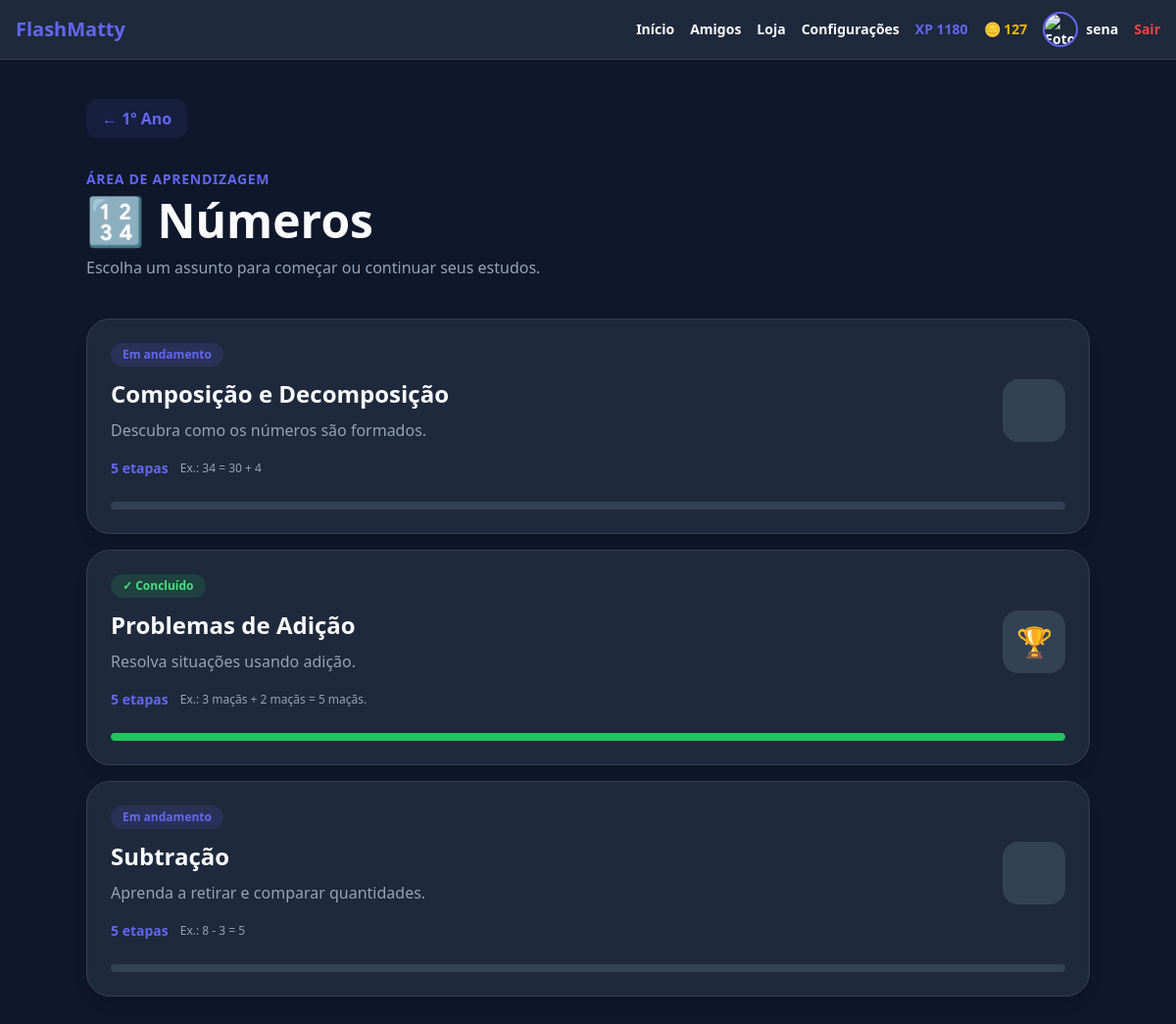
The page /ano/1-ano/tema/numeros (signed in) on the database its author committed.
### models.py (models this page shows, shortened)
class Usuario(UserMixin, db.Model):
    __tablename__ = "usuario"
    id = db.Column(
        db.Integer,
        primary_key=True
    )
    nome = db.Column(
        db.String(80),
        nullable=False
    )
    username = db.Column(
        db.String(40),
        unique=True,
        nullable=False
    )
    senha = db.Column(
        db.String(255),
        nullable=False
    )
    xp = db.Column(
        db.Integer,
        nullable=False,
        default=0
    )
    moedas = db.Column(
        db.Integer,
        nullable=False,
        default=0
    )
    acertos = db.Column(
        db.Integer,
        nullable=False,
        default=0
    )
    erros = db.Column(
        db.Integer,
        nullable=False,
        default=0
    )
    criado_em = db.Column(
        db.DateTime,
        nullable=False,
        default=datetime.utcnow
    )

class ProgressoAssunto(db.Model):
    __tablename__ = "progresso_assunto"
    id = db.Column(
        db.Integer,
        primary_key=True
    )
    usuario_id = db.Column(
        db.Integer,
        db.ForeignKey("usuario.id"),
        nullable=False
    )
    ano = db.Column(
        db.String(30),
        nullable=False
    )
    tema = db.Column(
        db.String(60),
        nullable=False
    )
    assunto = db.Column(
        db.String(100),
        nullable=False
    )
    concluido = db.Column(
        db.Boolean,
        nullable=False,
        default=False
    )
    __table_args__ = (
        db.UniqueConstraint(
            "usuario_id",
            "ano",
            "tema",
            "assunto",
            name="uq_progresso_assunto"
        ),
    )

### app.py (the view)
@app.route(
    "/ano/<ano_id>/tema/<tema_id>"
)
@login_required
def tema(
    ano_id,
    tema_id
):
    dados_ano = buscar_ano(
        ano_id
    )
    dados_tema = buscar_tema(
        dados_ano,
        tema_id
    )
    progressos = {}
    for assunto_id in dados_tema[
        "assuntos"
    ]:
        progressos[
            assunto_id
        ] = obter_progresso_assunto(
            ano_id,
            tema_id,
            assunto_id
        )
    return render_template(
        "tema.html",
        ano=
            dados_ano,
        ano_id=
            ano_id,
        tema=
            dados_tema,
        tema_id=
            tema_id,
        progressos=
            progressos
    )

### templates/tema.html (shortened to what this page needs)
{% extends "base.html" %}
{% block content %}
<div
    class="
        min-h-screen
        bg-slate-900
        text-white
        px-4
        py-10
    "
>
    <div
        class="
            max-w-5xl
            mx-auto
        "
    >
        <a
            href="{{ url_for('ano', ano_id=ano_id) }}"
            class="
                inline-flex
                items-center
                gap-2
                rounded-xl
                bg-indigo-500/10
                px-4
                py-2
                text-indigo-400
                font-black
                transition
                hover:bg-indigo-500/20
                hover:text-indigo-300
            "
        >
            ← {{ ano.nome }}
        </a>
        <div class="mt-8">
            <p
                class="
                    text-sm
                    uppercase
                    tracking-wider
                    font-black
                    text-indigo-400
                "
            >
                Área de aprendizagem
            </p>
            <h1
                class="
                    text-4xl
                    md:text-5xl
                    font-black
                    mt-2
                    text-white
                "
            >
                {{ tema.icone }}
                {{ tema.nome }}
            </h1>
            <p
                class="
                    mt-3
                    text-slate-400
                "
            >
                Escolha um assunto para começar ou continuar seus estudos.
            </p>
        </div>
        <div
            class="
                space-y-4
                mt-10
                pb-12
            "
        >
            {% for assunto_id, assunto in tema.assuntos.items() %}
                {% set progresso = progressos.get(assunto_id) %}
                <a
                    href="{{
                        url_for(
                            'assunto',
                            ano_id=ano_id,
                            tema_id=tema_id,
                            assunto_id=assunto_id
                        )
                    }}"
                    class="
                        group
                        block
                        bg-slate-800
                        border
                        border-slate-700
                        rounded-3xl
                        p-6
                        shadow-lg
                        transition
                        duration-300
                        hover:-translate-y-1
                        hover:border-indigo-500
                        hover:bg-indigo-600
                        hover:shadow-xl
                    "
                >
                    <div
                        class="
                            flex
                            items-center
                            justify-between
                            gap-5
                        "
                    >
                        <div
                            class="
                                min-w-0
                                flex-1
                            "
                        >
                            <div
                                class="
                                    mb-3
                                    flex
                                    flex-wrap
                                    items-center
                                    gap-2
                                "
                            >
                                {% if progresso and progresso.concluido %}
                                    <span
                                        class="
                                            inline-flex
                                            items-center
                                            rounded-full
                                            bg-green-500/15
                                            px-3
                                            py-1
                                            text-xs
                                            font-black
                                            text-green-400
                                            group-hover:bg-white/15
                                            group-hover:text-white
                                        "
                                    >
                                        ✓ Concluído
                                    </span>
                                {% else %}
                                    <span
                                        class="
                                            inline-flex
                                            items-center
                                            rounded-full
                                            bg-indigo-500/15
                                            px-3
                                            py-1
                                            text-xs
                                            font-black
                                            text-indigo-400
                                            group-hover:bg-white/15
                                            group-hover:text-white
                                        "
                                    >
                                        Em andamento
                                    </span>
                                {% endif %}
                            </div>
                            <h2
                                class="
                                    text-xl
                                    md:text-2xl
                                    font-black
                                    text-white
                                "
                            >
                                {{ assunto.nome }}
                            </h2>
                            <p
                                class="
                                    text-slate-400
                                    mt-2
                                    leading-relaxed
                                    group-hover:text-indigo-100
                                "
                            >
                                {{ assunto.descricao }}
                            </p>
                            <div
                                class="
                                    mt-4
                                    flex
                                    flex-wrap
                                    items-center
                                    gap-3
                                "
                            >
                                <span
                                    class="
                                        text-sm
                                        font-black
                                        text-indigo-400
                                        group-hover:text-white
                                    "
                                >
                                    {{ assunto.etapas|length }}
                                    {% if assunto.etapas|length == 1 %}
                                        etapa
                                    {% else %}
                                        etapas
                                    {% endif %}
                                </span>
                                {% if assunto.exemplo %}
                                    <span
                                        class="
                                            hidden
                                            sm:inline
                                            text-xs
                                            text-slate-500
                                            group-hover:text-indigo-200
                                        "
                                    >
                                        Ex.: {{ assunto.exemplo }}
                                    </span>
                                {% endif %}
                            </div>
                        </div>
                        <div
                            class="
                                shrink-0
                                w-16
                                h-16
                                rounded-2xl
                                bg-slate-700
                                flex
                                items-center
                                justify-center
                                text-3xl
                                transition
                                duration-300
                                group-hover:bg-white/15
                                group-hover:scale-110
                            "
                        >
                            {% if progresso and progresso.concluido %}
                                🏆
                            {% endif %}
                        </div>
                    </div>
                    <div
                        class="
                            mt-6
                            h-2
                            overflow-hidden
                            rounded-full
                            bg-slate-700
                            group-hover:bg-indigo-800
                        "
                    >
                        <div
    class="
        h-full
        rounded-full
        transition-all
        duration-500
        {% if progresso and progresso.concluido %}
            w-full
            bg-green-500
        {% else %}
            w-0
            bg-indigo-500
        {% endif %}
        group-hover:bg-white
    "
></div>
                    </div>
                </a>
            {% endfor %}
        </div>
    </div>
</div>
{% endblock %}

### templates/base.html (shortened to what this page needs)
<!DOCTYPE html>
<html lang="pt-BR">
<head>
    <script src="https://cdn.tailwindcss.com"></script>
</head>
<body
    class="
        app-body
        min-h-screen
    "
>
{% if current_user.is_authenticated %}
<header
    class="
        app-header
        border-b
        sticky
        top-0
        z-50
        backdrop-blur-xl
    "
>
    <div
        class="
            max-w-7xl
            mx-auto
            px-4
            py-3
            flex
            flex-wrap
            gap-4
            items-center
            justify-between
        "
    >
        <a
            href="{{ url_for('dashboard') }}"
            class="
                app-logo
                font-black
                text-xl
                transition
            "
        >
            FlashMatty
        </a>
        <nav
            class="
                flex
                flex-wrap
                items-center
                justify-end
                gap-3
                sm:gap-4
                text-sm
                font-bold
            "
        >
            <a
                href="{{ url_for('dashboard') }}"
                class="app-nav-link transition"
            >
                Início
            </a>
            <a
                href="{{ url_for('social.amigos') }}"
                class="
                    app-nav-link
                    relative
                    transition
                "
            >
                Amigos
            </a>
            <a
                href="{{ url_for('loja.index') }}"
                class="
                    app-nav-link
                    transition
                "
                title="Loja"
            >
                <span class="">
                    Loja
                </span>
            </a>
            <a
                href="{{ url_for('configuracoes') }}"
                class="
                    app-nav-link
                    transition
                "
                title="Configurações"
            >
                <span class="">
                    Configurações
                </span>
            </a>
            <span
                class="
                    text-indigo-500
                    whitespace-nowrap
                "
            >
                XP {{ current_user.xp or 0 }}
            </span>
            <span
                class="
                    text-yellow-500
                    whitespace-nowrap
                "
            >
                🪙 {{ current_user.moedas or 0 }}
            </span>
            <a
                href="{{ url_for(
                    'social.perfil',
                    username=current_user.username
                ) }}"
                class="
                    app-nav-link
                    flex
                    items-center
                    gap-2
                    transition
                "
            >
                <img
                    src="{{ url_for(
                        'social.foto_perfil',
                        usuario_id=current_user.id
                    ) }}"
                    alt="Foto de {{ current_user.nome }}"
                    class="
                        app-avatar
                        w-9
                        h-9
                        rounded-full
                        object-cover
                        border-2
                    "
                >
                <span class="hidden sm:inline">
                    {{ current_user.nome }}
                </span>
            </a>
            <a
                href="{{ url_for('logout') }}"
                class="
                    text-red-500
                    hover:text-red-400
                    transition
                "
            >
                Sair
            </a>
        </nav>
    </div>
</header>
{% endif %}
<main>
    {% block content %}
    {% endblock %}
</main>
</body>
</html>

### rows shown on the page
Usuario: xp "1180", moedas "127", nome "sena"

### other values the page prints
{{ ano.nome }} "1º Ano"
{{ tema.icone }} "🔢"
{{ tema.nome }} "Números"
{{ assunto.nome }} "Composição e Decomposição" "Problemas de Adição" "Subtração"
{{ assunto.descricao }} "Descubra como os números são formados." "Resolva situações usando adição." "Aprenda a retirar e comparar quantidades."
{{ assunto.etapas|length }} "5" "5" "5"
{{ assunto.exemplo }} "34 = 30 + 4" "3 maçãs + 2 maçãs = 5 maçãs." "8 - 3 = 5"
